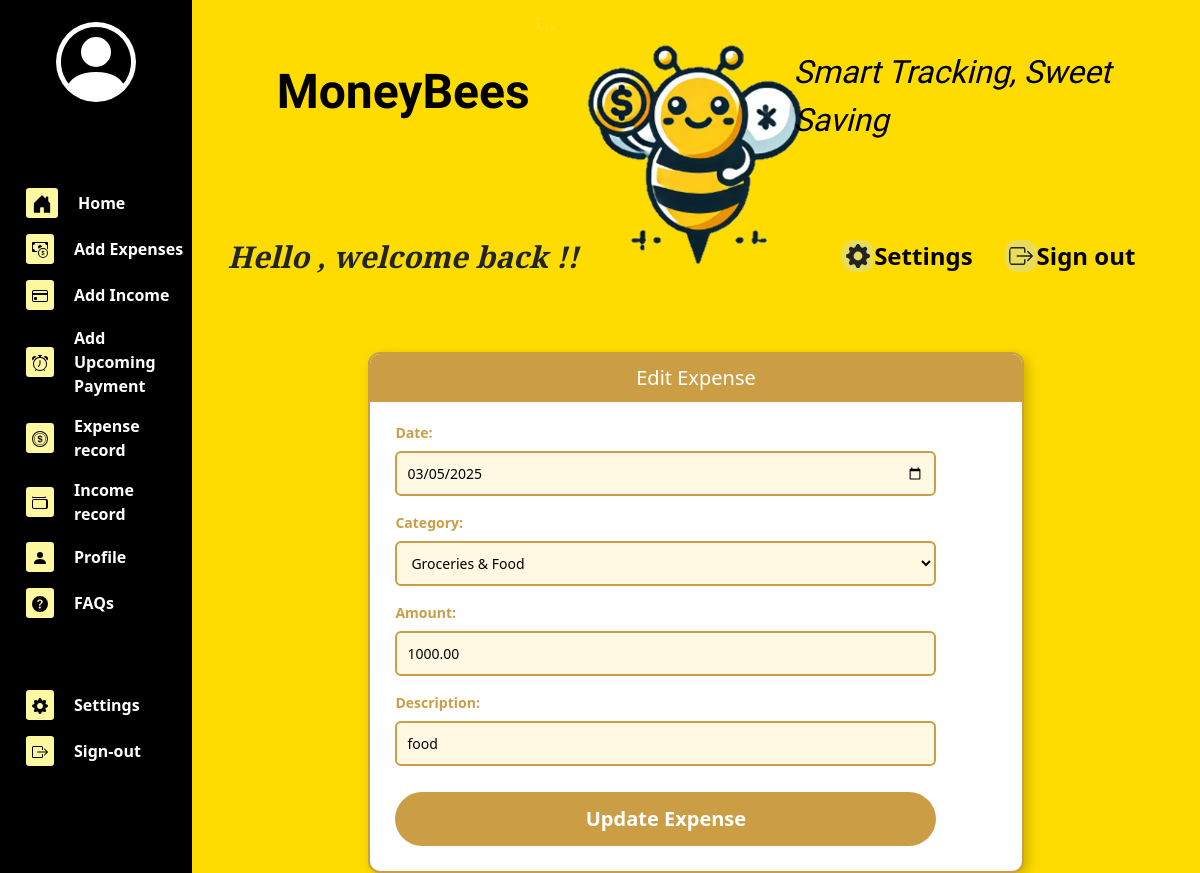
The page /finance/edit-expense/2/ on the database its author committed.
### finance/models.py (models this page shows, shortened)
class Expense(models.Model):
    id = models.AutoField(primary_key=True)
    user = models.ForeignKey(User, on_delete=models.CASCADE)
    category = models.ForeignKey(ExpenseCategory, on_delete=models.CASCADE)
    amount = models.DecimalField(max_digits=10, decimal_places=2, default=0.00)
    date = models.DateField()
    description = models.CharField(max_length=255, null=True, blank=True)
    currency = models.ForeignKey(
        Currency, to_field="currency", on_delete=models.SET_NULL, null=True)
    class Meta:
        verbose_name_plural = "expense"

### finance/views.py (the view)
# urls.py: path('edit-expense/<int:expense_id>/', edit_expense, name='edit_expense'),
def edit_expense(request, expense_id):
    exchange_rates = fetch_exchange_rates()
    expense = get_object_or_404(Expense, id=expense_id)
    if request.method == 'POST':
        expense_form = ExpenseForm(
            request.POST, instance=expense, exchange_rates=exchange_rates)
        if expense_form.is_valid():
            updated_expense = expense_form.save(commit=False)
            updated_expense.user = expense.user
            currency_code = request.POST.get('currency_display')
            if currency_code:
                currency, created = Currency.objects.get_or_create(
                    currency=currency_code)
                updated_expense.currency = currency
            updated_expense.save()
            return redirect('finance:expense_record')
    else:
        expense_form = ExpenseForm(
            instance=expense,
            initial={'user': expense.user},
            exchange_rates=exchange_rates
        )
    return render(request, 'finance/add_expense_income.html', {
        "show_topbar": True,
        "form": expense_form,
        "type": "expense",
        "is_edit": True,  # Flag to indicate we're editing, not adding
        "expense_id": expense_id  # Pass the expense ID to the template
    })

### finance/forms.py (shortened to what this page needs)
class ExpenseForm(forms.ModelForm):
    class Meta:
        model = Expense
        fields = ['date', 'category', 'amount', 'description',]
        widgets = {
            'date': forms.DateInput(attrs={'type': 'date', 'max': date.today().strftime('%Y-%m-%d')}),
            'amount': forms.NumberInput(attrs={'step': '0.01'}),
        }
    def __init__(self, *args, **kwargs):
        user = kwargs.pop('initial', {}).get('user', None)
        exchange_rates = kwargs.pop('exchange_rates', {})
        super().__init__(*args, **kwargs)
        self.fields['category'].queryset = ExpenseCategory.objects.all()
        if user and user.currency:
            self.fields['amount'].label = "Amount"

### finance/models.py (called while the page is built)
    def __str__(self):
        return self.name

### finance/services.py (called while the page is built)
def fetch_exchange_rates():
    api_key = settings.EXCHANGE_RATE_API_KEY
    url = f"http://api.exchangeratesapi.io/v1/latest?access_key={api_key}"
    try:
        response = requests.get(url)
        response.raise_for_status()  # Raise an exception for HTTP errors
        data = response.json()
        return {
            "success": data.get("success"),
            "timestamp": data.get("timestamp"),
            "base": data.get("base"),
            "date": data.get("date"),
            "rates": data.get("rates"),
        }
    except requests.exceptions.RequestException as e:
        logger.error(f"Failed to fetch exchange rates: {e}")
        return {}  # Return an empty dictionary in case of failure

### templates/finance/add_expense_income.html (shortened to what this page needs)
{% extends "finance/sidebar.html" %}
{% block style %}
{% load static %}
<link rel="stylesheet" href="{% static 'css/income_expense_input.css' %}">
{{ block.super }}
{% endblock %}
{% block main %}
<div class="form_container">
  <div class="add_income_expense">
    {% if type == "income" %}
      {% if is_edit %}
        <h2>Edit Income</h2>
        <form method="post" action="{% url 'finance:edit_income' income_id %}">
      {% else %}
        <h2>Add Income</h2>
        <form method="post" action="{% url 'finance:add_income' %}">
      {% endif %}
      {% csrf_token %}
      {{ form.as_p }}
      {% if is_edit %}
        <button type="submit" class="btn btn-primary">Update Income</button>
      {% else %}
        <button type="submit" class="btn btn-primary">Add Income</button>
      {% endif %}
      </form>
    {% else %}
      {% if is_edit %}
        <h2>Edit Expense</h2>
        <form method="post" action="{% url 'finance:edit_expense' expense_id %}">
      {% else %}
        <h2>Add Expense</h2>
        <form method="post" action="{% url 'finance:add_expense' %}">
      {% endif %}
      {{ form.as_p }}
      {% if is_edit %}
        <button type="submit" class="btn btn-primary">Update Expense</button>
      {% else %}
        <button type="submit" class="btn btn-primary">Add Expense</button>
      {% endif %}
      </form>
    {% endif %}
  </div>
</div>
{% endblock %}

### static/css/style.css (style rules this page uses)
* { margin: 0; padding: 0; box-sizing: border-box; }
form { width: 90%; }
label { margin: 10px 0 5px; font-size: 14px; }
.btn-primary { background-color: #FFDC00; color: black; font-size: 20px; font-weight: bold; padding: 12px; border: none; border-radius: 30px; cursor: pointer; margin-top: 10px; width: 100%; }

### static/css/income_expense_input.css (style rules this page uses)
.form_container { width: 100%; display: flex; justify-content: center; }
.add_income_expense { background-color: #FFF; border-radius: 12px; padding: 25px; width: 65%; box-shadow: 4px 4px 12px rgba(0, 0, 0, 0.2); border: 2px solid #CB9E46; text-align: center; }
.add_income_expense h2 { background-color: #CB9E46; color: white; padding: 12px; margin: -25px -25px 20px -25px; border-radius: 10px 10px 0 0; font-size: 20px; }
label { font-weight: bold; display: block; text-align: left; margin: 10px 0 5px; color: #CB9E46; }
input, select { width: 100%; padding: 10px; margin-top: 3px; border: 2px solid #CB9E46; border-radius: 6px; background-color: #FFF9E3; font-size: 14px; }
button { width: 100%; padding: 10px; margin-top: 15px; border: none; border-radius: 6px; font-size: 16px; font-weight: bold; cursor: pointer; transition: 0.3s ease; }
.btn-primary { background-color: #CB9E46; color: white; }

### rows shown on the page
Expense: date "03/05/2025", category "Groceries & Food", amount "1000.00", description "food"
